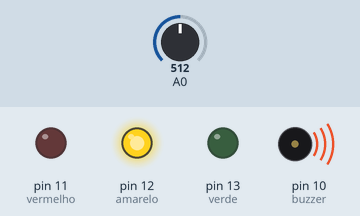
This sketch was run on a simulated Arduino Uno, built with avr-gcc and run on an emulated ATmega328P. Shown: output pins drawn as LEDs (lit = HIGH), buzzer (waves = sounding). Inputs (shaded band) come from the test bench; at power-on: A0 = 512.

Above: at 1.2 s.
1.3 s: A0 set to 586
2.8 s: A0 set to 612
At 3.7 s:
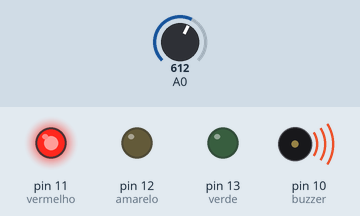
4.3 s: A0 set to 290
At 4.9 s:
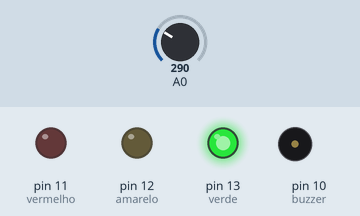
5.8 s: A0 set to 309
At 7.0 s:
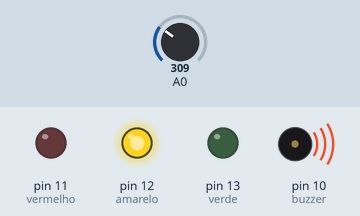
7.3 s: A0 set to 122
At 8.3 s:
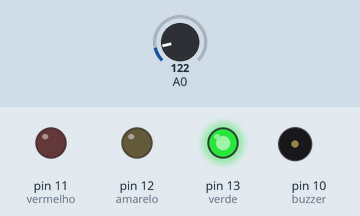
Timing chart, 0 to 9.8 s (numbered marks = the images above; inputs shaded):
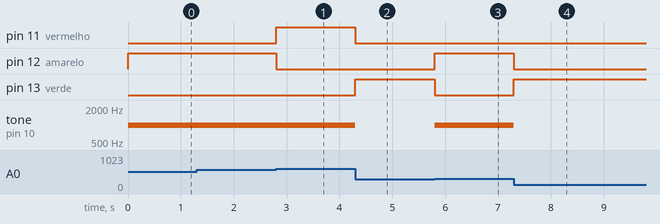

The sketch:

sensor-ldr.ino
```cpp
//luminosidade


void setup()
{
  pinMode(13, OUTPUT); // verde
  pinMode(12, OUTPUT); // amarelo
  pinMode(11, OUTPUT); // vermelho
  pinMode(10, OUTPUT); // buzzer

}

void loop(){

   int luminosidade = analogRead(A0); // fotorresistor


  if(luminosidade >=0 && luminosidade <300) { //ok
    digitalWrite(13, HIGH);
    digitalWrite(12, LOW);
    digitalWrite(11, LOW);
    noTone(10);

  }

  else if(luminosidade >= 300 && luminosidade <600){ //alerta

    digitalWrite(13, LOW);
  	digitalWrite(12, HIGH);
  	digitalWrite(11,LOW);
  	tone(10, 1000, 3000);
  }

  else{ //problema
    digitalWrite(13,LOW);
    digitalWrite(12,LOW);
    digitalWrite(11, HIGH);
    tone(10, 1000);
  }

}
```

Measured:
- the behaviour switches between 599 and 600 on A0 (found by bisection; images 0 and 1)
- the behaviour switches between 299 and 300 on A0 (found by bisection; images 2 and 3)
- after the input at 1.3 s, every drawn part: stays the same
- after the input at 2.8 s, pin 11 (vermelho): LOW → HIGH at once; pin 12 (amarelo): HIGH → LOW at once
- after the input at 4.3 s, pin 11 (vermelho): HIGH → LOW at once; pin 13 (verde): LOW → HIGH at once; tone on pin 10 (buzzer): 1000 Hz → silent at once
- after the input at 5.8 s, pin 12 (amarelo): LOW → HIGH at once; pin 13 (verde): HIGH → LOW at once; tone on pin 10 (buzzer): silent → 1000 Hz at once
- after the input at 7.3 s, pin 12 (amarelo): HIGH → LOW at once; pin 13 (verde): LOW → HIGH at once; tone on pin 10 (buzzer): 1000 Hz → silent at once
